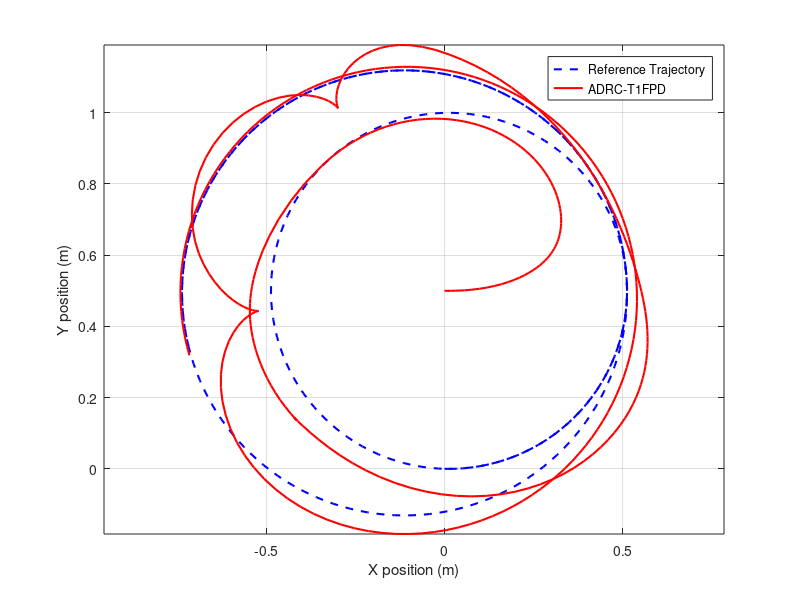
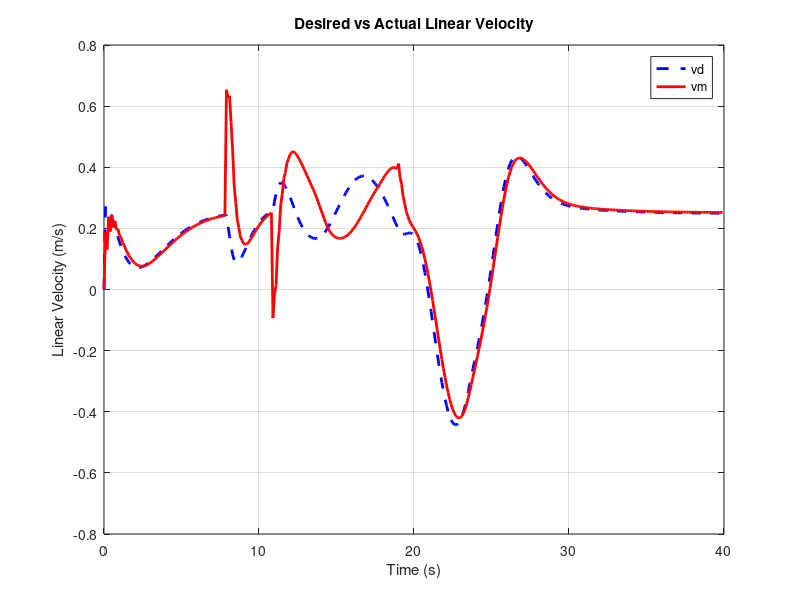
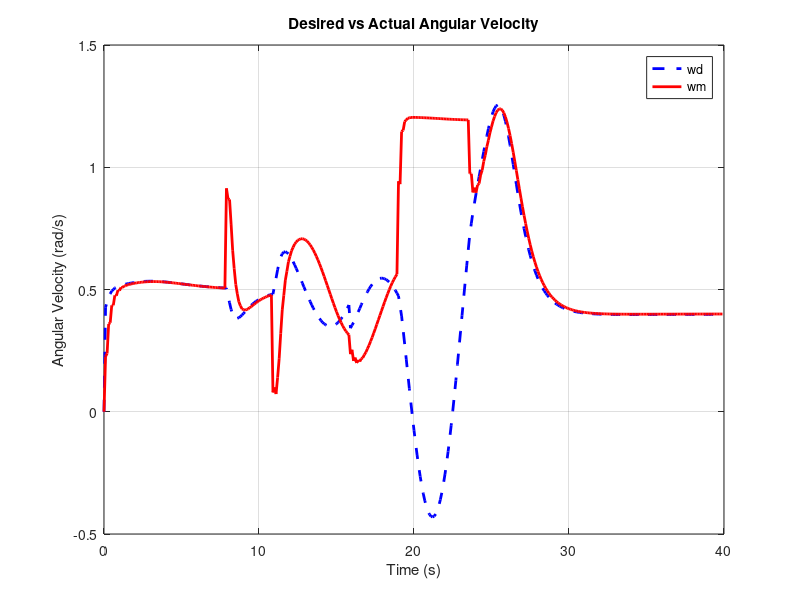
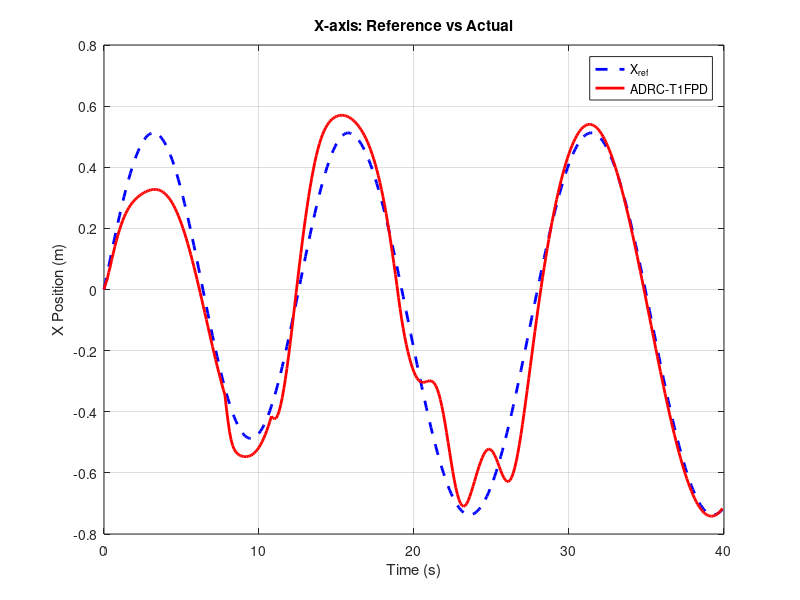

Recreate these plots in MATLAB, in order.
%% Starting control with ADRC dynamic controller
clear
clc
N = 400;                 % Number of Iterations
T = 0.1;                 % Sampling time (sec.)

Vr = 0.25;               % Reference Linear velocity (m/s)
Wr = 0.5;                % Reference Angular velocity (rad/s)

x1_v_all = zeros(1, N);
x2_v_all = zeros(1, N);
x1_w_all = zeros(1, N);
x2_w_all = zeros(1, N);


% Initialize reference trajectory
xr = zeros(1, N);
yr = zeros(1, N);
theta_r = zeros(1, N);

% Initial conditions for reference
xr(1) = 0;
yr(1) = 0;
theta_r(1) = 0;

% Initialize robot measured states
xm = zeros(1, N); 
ym = zeros(1, N); 
theta_m = zeros(1, N);  

xm(1) = 0;
ym(1) = 0.5;   % Start along Y-axis (center of circle)
theta_m(1) = 0;

% Initialize dynamic model states
vm = zeros(1,N);    % actual linear velocity
wm = zeros(1,N);    % actual angular velocity

% Initialize vm_dot, wm_dot
vm_dot = zeros(1,N);
wm_dot = zeros(1,N);

% Control gains for Kinematic Controller & fuzzy T1
kx = 0.9;
ky = 0.9;
kth = 0.8;

kev=2;
kcev=0.1;
kuv=10;

kew=1.9;
kcew=0.1;
kuw=10;


% Save desired velocities
vd = zeros(1,N);
wd = zeros(1,N);

% ESO parameters
w0 = 6.4;
bo = 12;

% Initialize ESO states (for both linear and angular)
x1_v = 0;    % ESO state 1 for linear velocity
x2_v = 0;    % ESO state 2 for linear velocity (disturbance)

x1_w = 0;    % ESO state 1 for angular velocity
x2_w = 0;    % ESO state 2 for angular velocity (disturbance)
vdd=0;
wdd=0;
dv = 0;
dw = 0;
Mae=0;


% paramters of MF for input E
%MF1 NL
a11=-1; b11=-0.66; c11=-0.33;
%MF2 NS
a12=-0.66; b12=-0.33; c12=0;
%MF3 Z
a13=-0.33; b13=0; c13=0.33;
%MF4 PS
a14=0; b14=0.33; c14=0.66;
%MF5 PL
a15=0.33; b15=0.66; c15=1;
%==========================
% paramters of MF for input CE
%MF1 NL
a21=-1; b21=-0.66; c21=-0.33;
%MF2 NS
a22=-0.66; b22=-0.33; c22=0;
%MF3 Z
a23=-0.33; b23=0; c23=0.33;
%MF4 PS
a24=0; b24=0.33; c24=0.66;
%MF5 PL
a25=0.33; b25=0.66; c25=1;
%=================
e_v_prev = 0;
e_w_prev = 0;

%% Parameters for dynamic model
k1 = 0.24089;
k2 = 0.2424;
k3 = -0.00093603;
k4 = 0.99629;
k5 = -0.0057256;
k6 = 1;
tic;
%% MAIN LOOP
for k = 2:N
    % Circle Change From 
    if k==160
    Wr=0.4;
    end
    %% -------- Generate Reference Trajectory --------
    theta = theta_r(k-1);      % current reference orientation
    
    dx = cos(theta) * Vr * T;    % delta x
    dy = sin(theta) * Vr * T;    % delta y
    d_theta = Wr * T;            % delta theta
    
    xr(k) = xr(k-1) + dx;        
    yr(k) = yr(k-1) + dy;        
    theta_r(k) = theta_r(k-1) + d_theta;   
    theta_r(k) = atan2(sin(theta_r(k)), cos(theta_r(k)));
    %% -------- Kinematic Controller to compute vd, wd --------
    % Tracking error in robot frame
    ex = ( (xr(k) - xm(k-1)) * cos(theta_m(k-1)) ) + ( (yr(k) - ym(k-1)) * sin(theta_m(k-1)) );
    ey = -( (xr(k) - xm(k-1)) * sin(theta_m(k-1)) ) + ( (yr(k) - ym(k-1)) * cos(theta_m(k-1)) );
    etheta = theta_r(k) - theta_m(k-1);
    EX(k)=xr(k)- xm(k-1);
    EY(k)=yr(k) - ym(k-1);
    ETH(k)=theta_r(k) - theta_m(k-1);

    EX2(k) = ex^2;
    EY2(k) = ey^2;
    % Normalize etheta
    etheta = atan2(sin(etheta), cos(etheta));
    
    % Compute desired linear and angular velocities
    vd(k) = (kx * ex) + (Vr * cos(etheta));
    wd(k) = (ky * Vr * ey) + Wr + (kth * sin(etheta));
    
     %% =============== FLC for Linear ==================================
    e_v=vd(k)-vm(k-1);
    ce_v=e_v-e_v_prev;

    NLE=0; NSE=0; ZE=0; PSE=0; PLE=0;
    NLCE=0; NSCE=0; ZCE=0; PSCE=0; PLCE=0;
    % input gains
    e=kev*e_v;
    ce=kcev*ce_v;
    %===============================
    %fuzzification of E
%MF1: NLE
if e>=a11 & e<=b11
    NLE=(a11-e)/(a11-b11);
elseif e>=b11 & e<=c11
    NLE=(c11-e)/(c11-b11);
else
    NLE=0;
end
%================
%MF2: NSE
if e>=a12 & e<=b12
    NSE=(a12-e)/(a12-b12);
elseif e>=b12 & e<=c12
    NSE=(c12-e)/(c12-b12);
else
    NSE=0;
end
%===============
 %MF3: ZE
if e>=a13 & e<=b13
    ZE=(a13-e)/(a13-b13);
elseif e>=b13 & e<=c13
    ZE=(c13-e)/(c13-b13);
else
    ZE=0;
end 
%===============
 %MF4: PSE
if e>=a14 & e<=b14
    PSE=(a14-e)/(a14-b14);
elseif e>=b14 & e<=c14
    PSE=(c14-e)/(c14-b14);
else
    PSE=0;
end 
%===============
 %MF5: PLE
if e>=a15 & e<=b15
    PLE=(a15-e)/(a15-b15);
elseif e>=b15 & e<=c15 
    PLE=(c15-e)/(c15-b15);
else
    PLE=0;
end 
%========================================
 %fuzzification of CE
%MF1: NLCE
if ce>=a21 & ce<=b21
    NLCE=(a21-ce)/(a21-b21);
elseif ce>=b21 & ce<=c21
    NLCE=(c21-ce)/(c21-b21);
else
    NLCE=0;
end
%================
%MF2: NSCE
if ce>=a22 & ce<=b22
    NSCE=(a22-ce)/(a22-b22);
elseif ce>=b22 & ce<=c22
    NSCE=(c22-ce)/(c22-b22);
else
    NSCE=0;
end
%===============
 %MF3: ZCE
if ce>=a23 & ce<=b23
    ZCE=(a23-ce)/(a23-b23);
elseif ce>=b23 & ce<=c23
    ZCE=(c23-ce)/(c23-b23);
else
    ZCE=0;
end 
%===============
 %MF4: PSCE
if ce>=a24 & ce<=b24
    PSCE=(a24-ce)/(a24-b24);
elseif ce>=b24 & ce<=c24
    PSCE=(c24-ce)/(c24-b24);
else
    PSCE=0;
end 
%===============
 %MF5: PLCE
if ce>=a25 & ce<=b25
    PLCE=(a25-ce)/(a25-b25);
elseif ce>=b25 & ce<=c25
    PLCE=(c25-ce)/(c25-b25);
else
    PLCE=0;
end 
%========================================    
% Rules
r1=min(PLE,NLCE);
r2=min(PLE,NSCE);
r3=min(PLE,ZCE);
r4=min(PLE,PSCE);
r5=min(PLE,PLCE);
r6=min(PSE,NLCE);
r7=min(PSE,NSCE);
r8=min(PSE,ZCE);
r9=min(PSE,PSCE);
r10=min(PSE,PLCE);
r11=min(ZE,NLCE);
r12=min(ZE,NSCE);
r13=min(ZE,ZCE);
r14=min(ZE,PSCE);
r15=min(ZE,PLCE);
r16=min(NSE,NLCE);
r17=min(NSE,NSCE);
r18=min(NSE,ZCE);
r19=min(NSE,PSCE);
r20=min(NSE,PLCE);
r21=min(NLE,NLCE);
r22=min(NLE,NSCE);
r23=min(NLE,ZCE);
r24=min(NLE,PSCE);
r25=min(NLE,PLCE);

h1=max(max(r3,r4),r5);     h2=max(max(r9,r10),r15);
PL=max(h1,h2);
%=========
h3=max(max(r2,r8),max(r14,r20));
PS=h3;
%========
h4=max(max(r1,r7),r13);    h5=max(r19,r25);
Z=max(h4,h5);
%=========
h6=max(max(r6,r12),max(r18,r24));
NS=h6;
%=========
h7=max(max(r11,r16),r17);   h8=max(max(r21,r22),r23);
NL=max(h7,h8);
%=======================================
% defuzzification
num=(NL*(-0.601))+(NS*(-0.2411))+(Z*0)+(PS*0.33)+(PL*0.66);
den=NL+NS+Z+PS+PL;
if den == 0
    cuvn=0;
else
    cuvn=num/den;  
end
%=============
%output gain
u0_v =kuv *cuvn;
%=========================================================================

    %% -------- ADRC for Linear Velocity Control --------
    
    % ESO Update (Linear velocity)
    e_eso_v = x1_v - vm(k-1);
    dx1_v = x2_v + (bo * vdd) - (2*w0)*e_eso_v;    % u=0 temporary
    dx2_v = -(w0^2) * e_eso_v;
    
    x1_v = x1_v + dx1_v * T;
    x2_v = x2_v + dx2_v * T;
    
    % Final control input for dynamic model
    vdd = 0.083 * (u0_v - x2_v);
    
    e_v_prev = e_v;   % update for next iteration
    
     %% =============== FLC for Angular ==================================
    e_w=wd(k)-wm(k-1);
    ce_w=e_w-e_w_prev;
    
    NLE=0; NSE=0; ZE=0; PSE=0; PLE=0;
    NLCE=0; NSCE=0; ZCE=0; PSCE=0; PLCE=0;
    % input gains

    e=kew*e_w;
    ce=kcew*ce_w;
    %===============================
    %fuzzification of E
%MF1: NLE
if e>=a11 & e<=b11
    NLE=(a11-e)/(a11-b11);
elseif e>=b11 & e<=c11
    NLE=(c11-e)/(c11-b11);
else
    NLE=0;
end
%================
%MF2: NSE
if e>=a12 & e<=b12
    NSE=(a12-e)/(a12-b12);
elseif e>=b12 & e<=c12
    NSE=(c12-e)/(c12-b12);
else
    NSE=0;
end
%===============
 %MF3: ZE
if e>=a13 & e<=b13
    ZE=(a13-e)/(a13-b13);
elseif e>=b13 & e<=c13
    ZE=(c13-e)/(c13-b13);
else
    ZE=0;
end 
%===============
 %MF4: PSE
if e>=a14 & e<=b14
    PSE=(a14-e)/(a14-b14);
elseif e>=b14 & e<=c14
    PSE=(c14-e)/(c14-b14);
else
    PSE=0;
end 
%===============
 %MF5: PLE
if e>=a15 & e<=b15
    PLE=(a15-e)/(a15-b15);
elseif e>=b15 & e<=c15 
    PLE=(c15-e)/(c15-b15);
else
    PLE=0;
end 
%========================================
 %fuzzification of CE
%MF1: NLCE
if ce>=a21 & ce<=b21
    NLCE=(a21-ce)/(a21-b21);
elseif ce>=b21 & ce<=c21
    NLCE=(c21-ce)/(c21-b21);
else
    NLCE=0;
end
%================
%MF2: NSCE
if ce>=a22 & ce<=b22
    NSCE=(a22-ce)/(a22-b22);
elseif ce>=b22 & ce<=c22
    NSCE=(c22-ce)/(c22-b22);
else
    NSCE=0;
end
%===============
 %MF3: ZCE
if ce>=a23 & ce<=b23
    ZCE=(a23-ce)/(a23-b23);
elseif ce>=b23 & ce<=c23
    ZCE=(c23-ce)/(c23-b23);
else
    ZCE=0;
end 
%===============
 %MF4: PSCE
if ce>=a24 & ce<=b24
    PSCE=(a24-ce)/(a24-b24);
elseif ce>=b24 & ce<=c24
    PSCE=(c24-ce)/(c24-b24);
else
    PSCE=0;
end 
%===============
 %MF5: PLCE
if ce>=a25 & ce<=b25
    PLCE=(a25-ce)/(a25-b25);
elseif ce>=b25 & ce<=c25
    PLCE=(c25-ce)/(c25-b25);
else
    PLCE=0;
end 
%========================================    
% Rules
r1=min(PLE,NLCE);
r2=min(PLE,NSCE);
r3=min(PLE,ZCE);
r4=min(PLE,PSCE);
r5=min(PLE,PLCE);
r6=min(PSE,NLCE);
r7=min(PSE,NSCE);
r8=min(PSE,ZCE);
r9=min(PSE,PSCE);
r10=min(PSE,PLCE);
r11=min(ZE,NLCE);
r12=min(ZE,NSCE);
r13=min(ZE,ZCE);
r14=min(ZE,PSCE);
r15=min(ZE,PLCE);
r16=min(NSE,NLCE);
r17=min(NSE,NSCE);
r18=min(NSE,ZCE);
r19=min(NSE,PSCE);
r20=min(NSE,PLCE);
r21=min(NLE,NLCE);
r22=min(NLE,NSCE);
r23=min(NLE,ZCE);
r24=min(NLE,PSCE);
r25=min(NLE,PLCE);

h1=max(max(r3,r4),r5);     h2=max(max(r9,r10),r15);
PL=max(h1,h2);
%=========
h3=max(max(r2,r8),max(r14,r20));
PS=h3;
%========
h4=max(max(r1,r7),r13);    h5=max(r19,r25);
Z=max(h4,h5);
%=========
h6=max(max(r6,r12),max(r18,r24));
NS=h6;
%=========
h7=max(max(r11,r16),r17);   h8=max(max(r21,r22),r23);
NL=max(h7,h8);
%=======================================
% defuzzification
num=(NL*(-0.66))+(NS*(-0.33))+(Z*0)+(PS*0.33)+(PL*0.66);
den=NL+NS+Z+PS+PL;
if den == 0
    cuwn=0;
else
    cuwn=num/den;  
end
%=============
%output gain
u0_w=kuw*cuwn;
%======================================================================
    %% -------- ADRC for Angular Velocity Control (wd -> wm) --------
    
    % ESO Update (Angular velocity)
    e_eso_w = x1_w - wm(k-1);
    dx1_w = x2_w + (bo * wdd) - (2*w0)*e_eso_w;
    dx2_w = -(w0^2) * e_eso_w;
    
    x1_w = x1_w + dx1_w * T;
    x2_w = x2_w + dx2_w * T;
    
    % Final control input for dynamic model
    wdd = 0.083 * (u0_w - x2_w);
    
    e_w_prev = e_w;
    
    %% -------- Dynamic model --------
    vc= vdd;
    wc=wdd;
     if k>=80
         vc = vc + 0.99;   
         wc = wc + 0.99;
     end
     %  if k>=80
     %      dv = 3.9;
     %      dw = 3.9;
     % end
     if k>=110 && k<=190
          vc = vc + 0.6 * sin(0.3*pi*k*T) + 0.6 * cos(0.3*pi*k*T);   
          wc = wc + 0.6 * sin(0.3*pi*k*T) + 0.6 * sin(0.3*pi*k*T);
      end

     % if k>=110 && k<=190
     %     dv = 2.5 * sin(0.3*pi*k*T) + 2.5 * cos(0.3*pi*k*T);
     %     dw = 2.5 * sin(0.3*pi*k*T) + 2.5 * sin(0.3*pi*k*T);
     % end



    
    vm_dot(k) = ( (k3/k1) * (wm(k-1)^2) ) - ( (k4/k1) * vm(k-1) ) + (vc/k1) + dv;
    wm_dot(k) = - ( (k5/k2) * (vm(k-1)*wm(k-1)) ) - ( (k6/k2) * wm(k-1) ) + (wc/k2) + dw;
    
    % Integrate to update vm and wm
    vm(k) = vm(k-1) + vm_dot(k) * T;
    wm(k) = wm(k-1) + wm_dot(k) * T;
    
    %% -------- Update robot position --------
    % Robot motion
    dxm = vm(k) * cos(theta_m(k-1)) * T;
    dym = vm(k) * sin(theta_m(k-1)) * T;
    
    xm(k) = xm(k-1) + dxm;
    ym(k) = ym(k-1) + dym;
    theta_m(k) = theta_m(k-1) + wm(k) * T;
    
    % Normalize theta_m
    theta_m(k) = atan2(sin(theta_m(k)), cos(theta_m(k)));

    MAEALL(k)=sum(abs(EX)+abs(EY))/k;
    x1_v_all(k) = x1_v;
x2_v_all(k) = x2_v;
x1_w_all(k) = x1_w;
x2_w_all(k) = x2_w;

end
elapsedTime = toc;   % Stop timer and record elapsed time
fprintf('Total execution time: %.6f seconds\n', elapsedTime);
fprintf('Average time per iteration: %.6f seconds\n', elapsedTime/N);

%% -------- Plot results -------

outputFolder = 'figures';  % You can change this to any directory you like

% Create the folder if it doesn't exist
if ~exist(outputFolder, 'dir')
    mkdir(outputFolder);
end


% 1. Desired vs Actual Trajectory
figure;
plot(xr, yr, 'b--', 'LineWidth', 1.5); hold on;
plot(xm, ym, 'r-', 'LineWidth', 1.5);
xlabel('X position (m)');
ylabel('Y position (m)');
legend('Reference Trajectory','ADRC-T1FPD');
axis equal;
grid on;
savefig(fullfile(outputFolder, 'traj_T1FPD.fig'));


% figure;
% plot((0:N-1)*T, dv, 'b--', 'LineWidth', 2); 
% ylabel('dis');
% xlabel('Time (s)');
% title('dis');
% grid on;

% 2. Desired vs Actual Linear Velocity
figure;
plot((0:N-1)*T, vd, 'b--', 'LineWidth', 2); hold on;
plot((0:N-1)*T, vm, 'r-', 'LineWidth', 2);
ylabel('Linear Velocity (m/s)');
xlabel('Time (s)');
title('Desired vs Actual Linear Velocity');
legend('vd','vm');
grid on;
savefig(fullfile(outputFolder, 'LinearVelocity_T1FPD.fig'));
% 
% 3. Desired vs Actual Angular Velocity
figure;
plot((0:N-1)*T, wd, 'b--', 'LineWidth', 2); hold on;
plot((0:N-1)*T, wm, 'r-', 'LineWidth', 2);
ylabel('Angular Velocity (rad/s)');
xlabel('Time (s)');
title('Desired vs Actual Angular Velocity');
legend('wd','wm');
grid on;
savefig(fullfile(outputFolder, 'AngularVelocity_T1FPD.fig'));

% 6. X-axis Position: Reference vs Actual
figure;
plot((0:N-1)*T, xr, 'b--', 'LineWidth', 2); hold on;
plot((0:N-1)*T, xm, 'r-', 'LineWidth', 2);
xlabel('Time (s)');
ylabel('X Position (m)');
title('X-axis: Reference vs Actual');
legend('X_{ref}', 'ADRC-T1FPD');
grid on;
%savefig(fullfile(outputFolder, 'X_Position_t1.fig'));
% 7. Y-axis Position: Reference vs Actual
figure;
plot((0:N-1)*T, yr, 'b--', 'LineWidth', 2); hold on;
plot((0:N-1)*T, ym, 'r-', 'LineWidth', 2);
xlabel('Time (s)');
ylabel('Y Position (m)');
title('Y-axis: Reference vs Actual');
legend('Y_{ref}', 'ADRC-IT2FPD');
grid on;
%savefig(fullfile(outputFolder, 'Y_Position_t1.fig'));
% 4. Desired vs Actual Theta (Orientation)
figure;
plot((0:N-1)*T, theta_r, 'b--', 'LineWidth', 2); hold on;
plot((0:N-1)*T, theta_m, 'r-', 'LineWidth', 2);
ylabel('Orientation \theta (rad)');
xlabel('Time (s)');
title('Desired vs Actual Orientation \theta');
legend('\theta_{ref}','Proposed Controller');
grid on;
%savefig(fullfile(outputFolder, 'ThetaOrientation_t1.fig'));

% 5. MAE Error Over Time

k=2:N;
t=0.1*k;
figure;
plot(t, MAEALL(k), 'r-', 'LineWidth', 2);
xlabel('Time (s)');
ylabel('Absolute Position Error (m)');
legend('ADRC-T1FPD');
grid on;
% savefig(fullfile(outputFolder, 'MAE_PositionError_t1.fig'));
% 


% MAE and RMSE
RMSE  = sqrt(sum((EX2)+ (EY2))/N);
MAE = MAEALL(N);  % Overall MAE (optional average over dimensions)


% Display results
fprintf('--- Error Metrics ---\n');
fprintf('RMSE = %.4f m\n', RMSE);
fprintf('MAE  = %.4f m\n', MAE);


figure;
subplot(2,1,1);
plot((0:N-1)*T, x1_v_all, 'b', 'LineWidth', 1.5); hold on;
plot((0:N-1)*T, x2_v_all, 'r--', 'LineWidth', 1.5);
xlabel('Time (s)');
ylabel('ESO States for v');
legend('x1\_v (est. v)', 'x2\_v (est. disturbance)');
title('ADRC ESO States for Linear Velocity');

subplot(2,1,2);
plot((0:N-1)*T, x1_w_all, 'g', 'LineWidth', 1.5); hold on;
plot((0:N-1)*T, x2_w_all, 'm--', 'LineWidth', 1.5);
xlabel('Time (s)');
ylabel('ESO States for w');
legend('x1\_w (est. w)', 'x2\_w (est. disturbance)');
title('ADRC ESO States for Angular Velocity');
